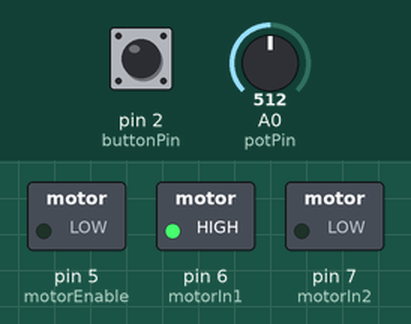
A sketch run on a simulated Arduino Uno, built with avr-gcc and run on an emulated ATmega328P. Parts: switched loads named in the sketch (green lamp = pin HIGH). Inputs (shaded band) come from the test bench; at power-on: pin 2 (buttonPin) HIGH, A0 (potPin) = 512.

Above: at 1.2 s.
1.3 s: pin 2 (buttonPin) pulled LOW for 0.15 s
At 2.0 s:
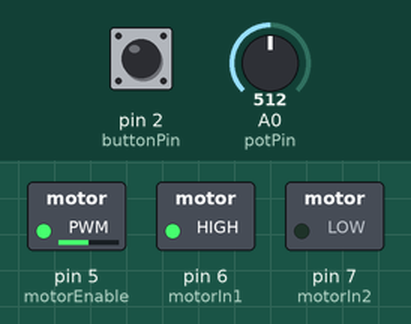
2.9 s: A0 (potPin) set to 716
At 3.2 s:
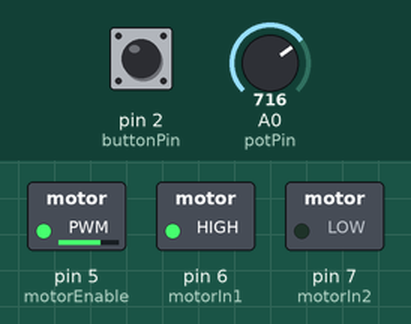
4.4 s: A0 (potPin) set to 900
At 5.5 s:
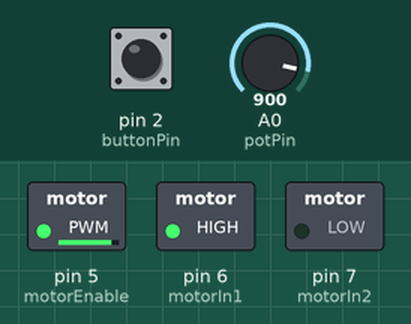
5.9 s: A0 (potPin) set to 122
At 6.7 s:
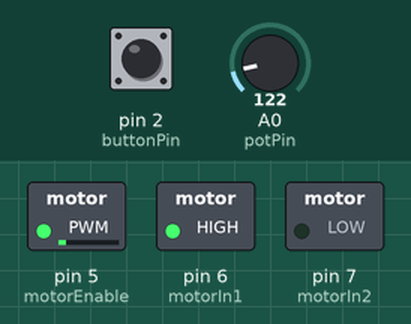
7.4 s: A0 (potPin) set to 511
At 7.8 s:
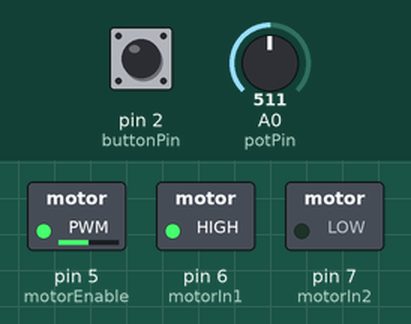
8.9 s: pin 2 (buttonPin) pulled LOW for 1 s
At 10.2 s:
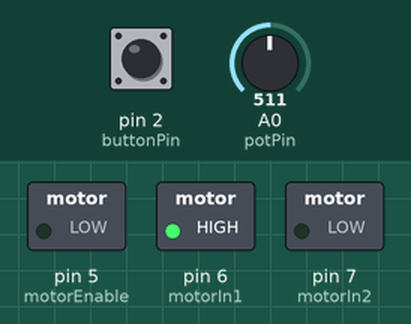
Timing chart, 0 to 11.9 s (numbered marks = the images above; inputs shaded):
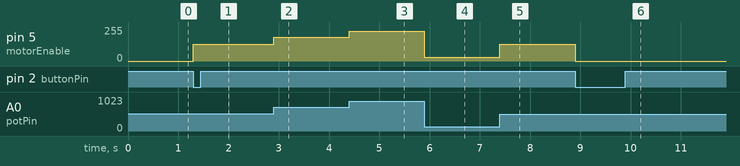

Measured:
- after the input at 1.3 s, pin 5 (motorEnable): 0/255 → 127/255 at once
- after the input at 2.9 s, pin 5 (motorEnable): 127/255 → 178/255 at once
- after the input at 4.4 s, pin 5 (motorEnable): 178/255 → 224/255 at once
- after the input at 5.9 s, pin 5 (motorEnable): 224/255 → 30/255 at once
- after the input at 7.4 s, pin 5 (motorEnable): 30/255 → 127/255 at once
- after the input at 8.9 s, pin 5 (motorEnable): 127/255 → 0/255 at once

The sketch:

dc_motor_control.ino
```cpp
/* This code is used for DC Motor Control using the L298N Driver.
 *  The pushbutton is used to start or stop the motor.
 *  The potentiometer is used to vary the speed of the motor from 0 to 100%.
 */

// Include the Arduino Framework
#include <Arduino.h>

// Pin Definitions
const int potPin = A0;      // Potentiometer pin
const int buttonPin = 2;    // Pushbutton pin
const int motorEnable = 5;  // PWM Motor Speed Control (ENA)
const int motorIn1 = 6;     // Motor Direction (IN1)
const int motorIn2 = 7;     // Motor Direction (IN2)

// Variables
bool motorState = false;    // Motor ON/OFF state
bool lastButtonState = HIGH;

void setup() {
    pinMode(buttonPin, INPUT);  // External pull-up for button
    pinMode(motorEnable, OUTPUT);
    pinMode(motorIn1, OUTPUT);
    pinMode(motorIn2, OUTPUT);

    // Set forward direction
    digitalWrite(motorIn1, HIGH);
    digitalWrite(motorIn2, LOW);
}

void loop() {
    // Read pushbutton state with debounce
    bool buttonState = digitalRead(buttonPin);
    if (buttonState == LOW && lastButtonState == HIGH) {
        motorState = !motorState; // Toggle motor state
    }

    lastButtonState = buttonState;

    // Read potentiometer value for speed
    int potValue = analogRead(potPin);
    int motorSpeed = map(potValue, 0, 1023, 0, 255); // Map to PWM range

    if (motorState) {
        analogWrite(motorEnable, motorSpeed); // Set motor speed
    }
    else {
        analogWrite(motorEnable, 0); // Stop motor
    }
}
```
